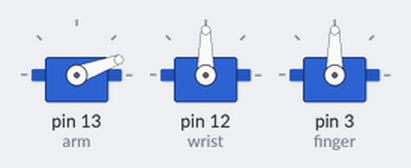
Simulated run of this sketch. Board: Arduino Uno, built with avr-gcc and run on an emulated ATmega328P. Parts: 3 × servo.

Above: at 0.05 s.
At 1.0 s:
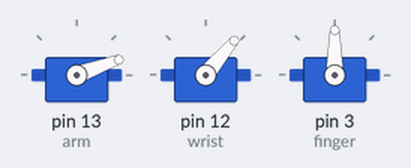
At 2.25 s:
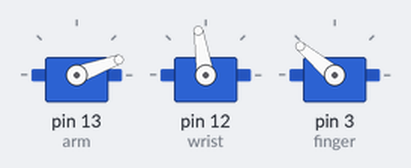
At 4.45 s:
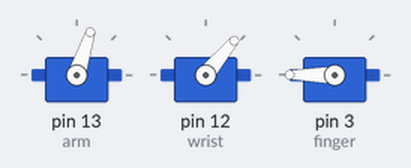
At 6.65 s:
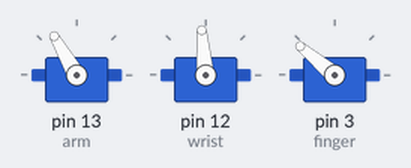
At 8.85 s:
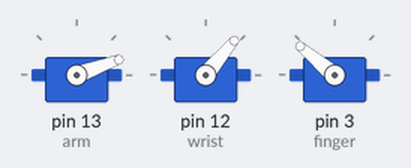
Timing chart, 0 to 11.5 s (numbered marks = the images above):
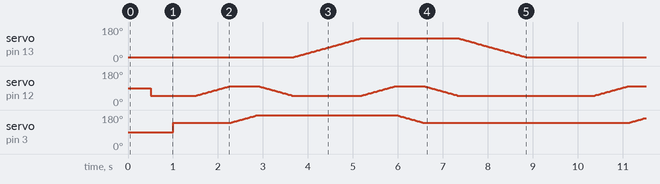

Measured:
- by itself, servo on pin 12 (wrist): moves between 50° and 100°, repeating every 8.9 s

The sketch:

ShopBot_RoboticArm.ino
```cpp
// Robotic Arm Servo Motor Functions

#include <Servo.h>

Servo arm;
Servo wrist;
Servo finger;

int pos = 0;

void setup() {
  arm.attach(13);
  wrist.attach(12);
  finger.attach(3);
}

// Arm, Wrist and Finger Motion Functions for Grocery Pickup //

void armDefault() {
  arm.write(20); // -- INITIAL POSITION
  delay(500);
  wrist.write(50); // -- INITIAL POSITION
  delay(500);
  finger.write(140); // -- INITIAL POSITON / DROP OFF / FINGERS OPEN
  delay(500);
}

void lowerWrist() {
  // lower wrist
  for (pos = 50; pos <= 100; pos += 1) {
    wrist.write(pos);
    delay(15);
  }
}

void closeFingers() {
  //close fingers
  for (pos = 140; pos <= 180; pos += 1) {
    finger.write(pos);
    delay(15);
  }
}

void raiseWrist() {
  // raise wrist
  for (pos = 100; pos >= 50; pos -= 1) {
    wrist.write(pos);
    delay(15);
  }
}

void moveArmToCart() {
  // move arm to grocery cart
  for (pos = 20; pos <= 120; pos += 1) {
    arm.write(pos);
    delay(15);
  }
}

void openFingers() {
  // close fingers
  for (pos = 180; pos >= 140; pos -= 1) {
    finger.write(pos);
    delay(15);
  }
}

void resetArm() {
  // reset arm base to default position
  for (pos = 120; pos >= 20; pos -= 1) {
    arm.write(pos);
    delay(15);
  }
}

void groceryPickup() {
    armDefault(); // -- SETS UP INITIAL POSITIONS LISTED ABOVE
    lowerWrist();
    closeFingers();
    raiseWrist();
    moveArmToCart();
    lowerWrist();
    openFingers();
    raiseWrist();
    resetArm();
}

void testItemPickUp() {

  //openFingers();
  //moveArmToItem();
  //lowerWrist();
  //closeFingers();
  //delay(500);
  //raiseWrist();
  //moveArmToDefault();

}

void groceryPickup_old() {
  // Item Pick Up, Drop to Basket, Return Arm to Default Position
  //openFingers();
  //moveArmToItem();
  //lowerWrist();
  //closeFingers();
  //raiseWrist();
  //moveArmToBasket();
  //lowerWrist();
  //openFingers();
  //raiseWrist();
  //closeFingers();
  //moveArmToDefault();
}

void loop() {
  // Item Pick Up, Drop to Basket, Return Arm to Default Position
  groceryPickup();

  // Testing to see if arm can move to an item, pick it up, and move back to default position
  //testItemPickUp();

}
```
